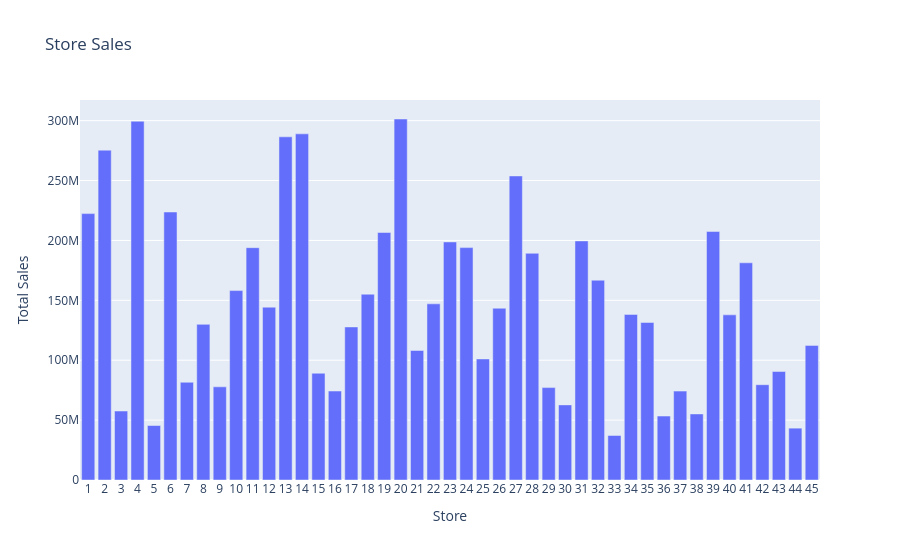

This figure's notebook cell:
### Code cell
px.bar(
    stores,
    x='Store',
    y='Weekly_Sales',
    labels={'Weekly_Sales':'Total Sales'}
    ,title='Store Sales')

### Figure 1 — Plotly figure (JSON) as saved in the notebook; plotly's stock layout.template omitted (floating-point values rounded to 4 significant figures)
{"data": [{"hovertemplate": "Store=%{x}<br>Total Sales=%{y}<extra></extra>", "legendgroup": "", "marker": {"color": "#636efa", "pattern": {"shape": ""}}, "name": "", "orientation": "v", "showlegend": false, "textposition": "auto", "type": "bar", "x": ["1", "2", "3", "4", "5", "6", "7", "8", "9", "10", "11", "12", "13", "14", "15", "16", "17", "18", "19", "20", "21", "22", "23", "24", "25", "26", "27", "28", "29", "30", "31", "32", "33", "34", "35", "36", "37", "38", "39", "40", "41", "42", "43", "44", "45"], "xaxis": "x", "y": [222400000.0, 275400000.0, 57590000.0, 299500000.0, 45480000.0, 223800000.0, 81600000.0, 130000000.0, 77790000.0, 158100000.0, 194000000.0, 144300000.0, 286500000.0, 289000000.0, 89130000.0, 74250000.0, 127800000.0, 155100000.0, 206600000.0, 301400000.0, 108100000.0, 147100000.0, 198800000.0, 194000000.0, 101100000.0, 143400000.0, 253900000.0, 189300000.0, 77140000.0, 62720000.0, 199600000.0, 166800000.0, 37160000.0, 138200000.0, 131500000.0, 53410000.0, 74200000.0, 55160000.0, 207400000.0, 137900000.0, 181300000.0, 79570000.0, 90570000.0, 43290000.0, 112400000.0], "yaxis": "y"}], "layout": {"barmode": "relative", "legend": {"tracegroupgap": 0}, "title": {"text": "Store Sales"}, "xaxis": {"anchor": "y", "domain": [0, 1], "title": {"text": "Store"}}, "yaxis": {"anchor": "x", "domain": [0, 1], "title": {"text": "Total Sales"}}}}
